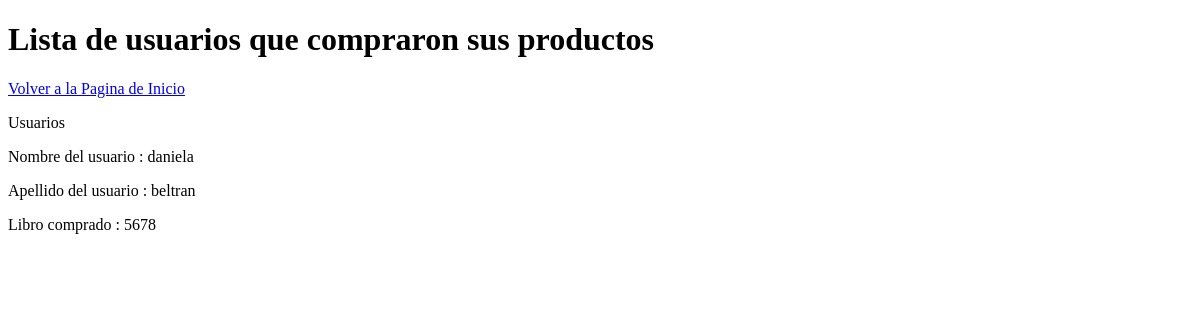
The app's page /VistaCompradores (signed in), older data.
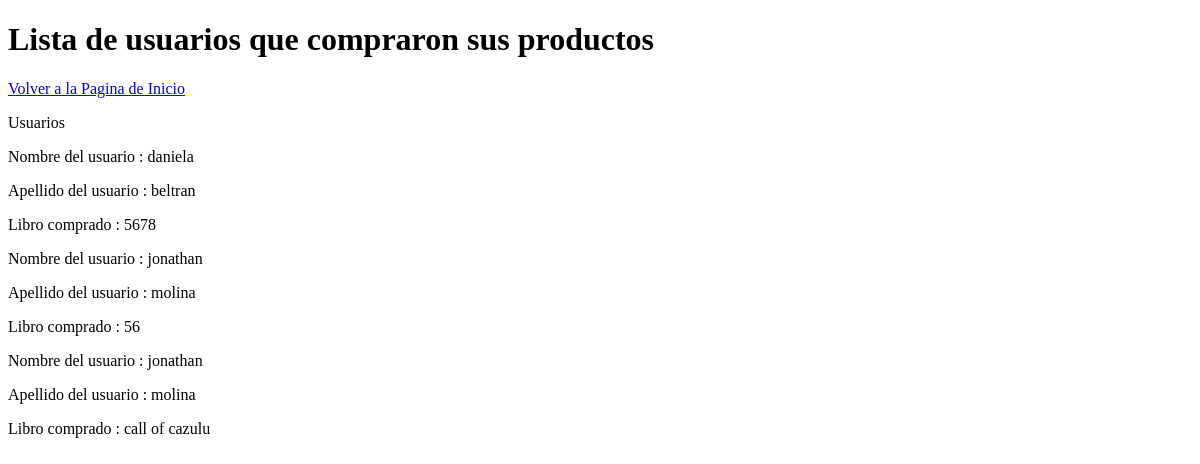
The same page, newer data.
### homePage/models.py (models this page shows, shortened)
class Compradores(models.Model):
		libro = models.ForeignKey(infoLibro, on_delete=models.SET_NULL,null=True)
		usuarioDuenio=models.ForeignKey (infousuario,on_delete=models.SET_NULL, null=True,related_name='usuarioDuenio')
		usuarioComprador=models.ForeignKey (infousuario,on_delete=models.SET_NULL, null=True,related_name='usuarioComprador')

class infousuario(models.Model):
	balance= models.IntegerField(default=0)
	user= models.OneToOneField (User,on_delete=models.CASCADE)
	aficiones= models.ManyToManyField(Aficion, blank=True)
	es_CreadorDeContenido= models.BooleanField(default=False)
	profile_img=models.ImageField(upload_to='images/profile/',default='images/profile/perfilb.jpg',null=False,blank=False)
	es_Nada= models.BooleanField(default=False)

class infoLibro(models.Model):
	user=models.ForeignKey(User,on_delete=models.SET_NULL, null=True)
	genero= models.ManyToManyField(GeneroLiterario)
	formato=models.ManyToManyField(FormatoLiterario)
	Titulo= models.CharField(max_length=50)
	Descripcion=models.TextField(max_length=2000)
	ISBN= models.IntegerField()
	PrecioLibro= models.IntegerField(default=0)
	CantidadPaginas=models.IntegerField()
	Idioma=models.CharField(max_length=15)
	imagen=models.ImageField(upload_to='images/books/covers/',default='images/books/covers/default.jpg', null=True,blank=True )

### homePage/views.py (the view)
# urls.py: url(r'^VistaCompradores$', views.compradores_view, name='ver compradores'),
@login_required(login_url='/')
def compradores_view(request):
	usuario= infousuario.objects.get(user = request.user)
	usuariosCompradores=[]
	compradxres=Compradores.objects.filter(usuarioDuenio=infousuario.objects.get(user = request.user))
	for item in compradxres:
		if( item.usuarioComprador is not None and item.libro is not None ):#Si es un libro
			usuariosCompradores.append(item)
	return render(request,'VistaCompradores.html',{'usuariosCompradores':usuariosCompradores})

### homePage/templates/VistaCompradores.html (shortened to what this page needs)
<!DOCTYPE html>
<html>
<head>
</head>
<body>
<h1>Lista de usuarios que compraron sus productos</h1>
<a href="/HomePage">Volver a la Pagina de Inicio</a>
<p>Usuarios </p>
{% for  Usuarios in usuariosCompradores %}
<p>Nombre del usuario : {{Usuarios.usuarioComprador.user.first_name}}</p>
<p>Apellido del usuario : {{Usuarios.usuarioComprador.user.last_name}}</p>
<p>Libro comprado : {{Usuarios.libro.Titulo}}</p>
{%endfor%}
</body>
</html>

Row changes from the older to the newer data that the page shows:
added Compradores: usuarioComprador.user.first_name "jonathan", usuarioComprador.user.last_name "molina", libro.Titulo "56"
added Compradores: usuarioComprador.user.first_name "jonathan", usuarioComprador.user.last_name "molina", libro.Titulo "call of cazulu"
